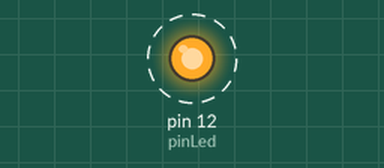
Simulated run of this sketch. Board: Arduino Uno, built with avr-gcc and run on an emulated ATmega328P. Shown: output pins drawn as LEDs (lit = HIGH). Dashed ring = blinking.

Above: at 0.2 s.
Timing chart, 0 to 3.0 s (numbered marks = the images above):
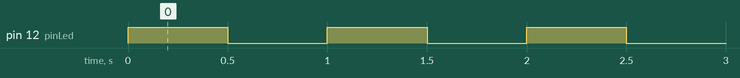

The sketch:

01_Parpelleig_LED.ino
```cpp
// Declarem una constant "pinLed" i li assignem el valor 12, que indica que el LED està connectat a la sortida digital 12 de l'Arduino.
const int pinLed = 12;

void setup() {
  pinMode(pinLed, OUTPUT);  // Configurem la sortida digital "pinLed" com a sortida.
}
void loop() {
  digitalWrite(pinLed, HIGH);   // Establim el nivell lògic de la sortida digital "pinLed" a HIGH (nivell alt), encenent el LED.
  delay(500);                   // Esperem 500 mil·lisegons.
  digitalWrite(pinLed, LOW);    // Establim el nivell lògic de la sortida digital "pinLed" a LOW (nivell baix), apagant el LED.
  delay(500);                   // Esperem 500 mil·lisegons abans de repetir el bucle.
}
```

Measured:
- by itself, pin 12 (pinLed): alternates HIGH for 0.50 s and LOW for 0.50 s
